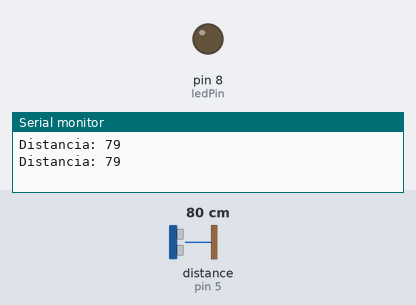
Bench run of a sketch on a simulated Arduino Uno, built with avr-gcc and run on an emulated ATmega328P. Parts: output pins drawn as LEDs (lit = HIGH), the last lines printed to the serial monitor. Wiring (inferred from the names in the program): ultrasonic range finder: trigger pin 6; echo pin 5. The inputs (shaded band) are chosen by the test bench; at power-on: distance to the obstacle (sensor on pin 5) 80 cm. The echo pulse lasts 58.3 µs per cm; pins used as bus, display or sensor lines are not drawn.

Above: at 1.8 s.
1.9 s: distance to the obstacle (sensor on pin 5) set to 25 cm
3.4 s: distance to the obstacle (sensor on pin 5) set to 19 cm
At 4.4 s:
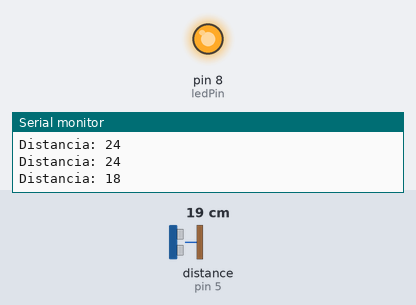
5.5 s: distance to the obstacle (sensor on pin 5) set to 35 cm
At 7.2 s:
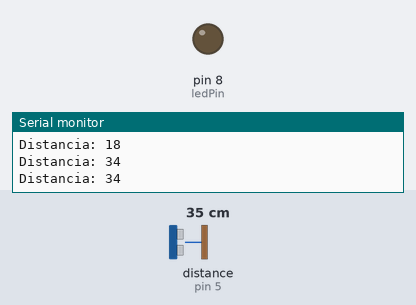
7.5 s: distance to the obstacle (sensor on pin 5) set to 2 cm
At 8.9 s:
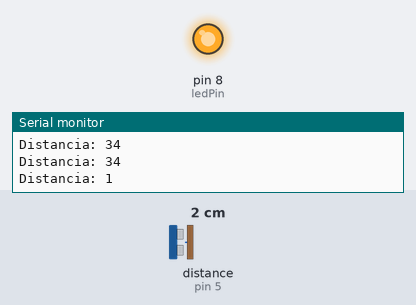
Timing chart, 0 to 10.5 s (numbered marks = the images above; inputs shaded):
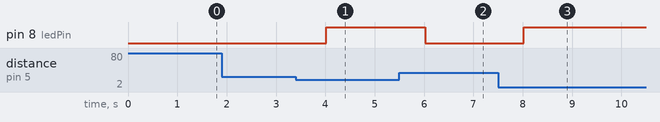

The sketch:

ArduinoUnoEx6.ino
```cpp
const int EchoPin = 5;
const int TriggerPin = 6;
int ledPin = 8; // choose the pin for the LED


void setup() {
   Serial.begin(9600);
   pinMode(TriggerPin, OUTPUT);
   pinMode(EchoPin, INPUT);
   pinMode(ledPin, OUTPUT);  // declare LED as output
}

void loop() {
   int cm = ping(TriggerPin, EchoPin);
   Serial.print("Distancia: ");
   Serial.println(cm);
   if (cm<=20) {         // check if the input is HIGH (button released)
    digitalWrite(ledPin, HIGH);  // turn LED OFF
   } else {
    digitalWrite(ledPin, LOW);  // turn LED ON
   }
   delay(1000);
}

int ping(int TriggerPin, int EchoPin) {
   long duration, distanceCm;

   digitalWrite(TriggerPin, LOW);  //para generar un pulso limpio ponemos a LOW 4us
   delayMicroseconds(4);
   digitalWrite(TriggerPin, HIGH);  //generamos Trigger (disparo) de 10us
   delayMicroseconds(10);
   digitalWrite(TriggerPin, LOW);

   duration = pulseIn(EchoPin, HIGH);  //medimos el tiempo entre pulsos, en microsegundos

   distanceCm = duration * 10 / 292/ 2;   //convertimos a distancia, en cm
   return distanceCm;
}
```

Measured:
- the behaviour switches between 22 and 21 cm on distance to the obstacle (sensor on pin 5) (found by bisection; images 0 and 1)
- after the input at 3.4 s, pin 8 (ledPin): LOW → HIGH after 0.62 s
- after the input at 5.5 s, pin 8 (ledPin): HIGH → LOW after 0.52 s
- after the input at 7.5 s, pin 8 (ledPin): LOW → HIGH after 0.53 s
